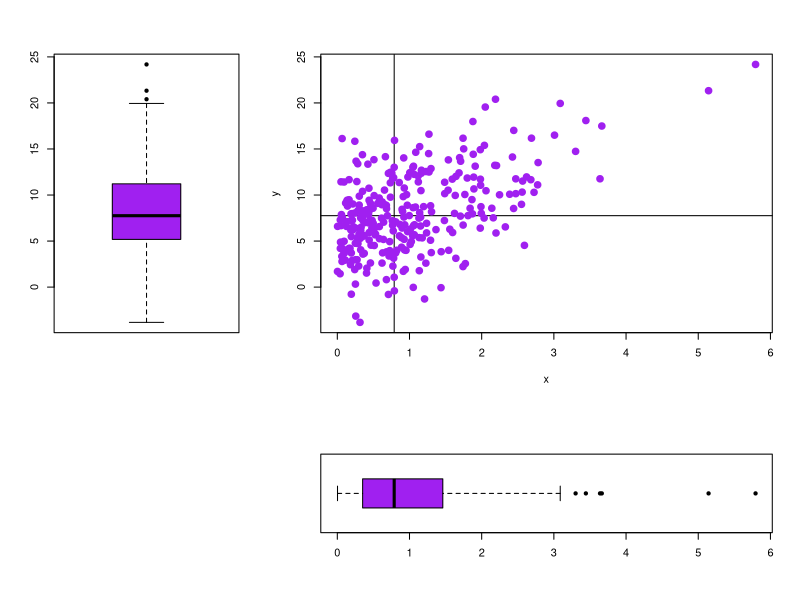

The R script that drew this image:
png("plot_ex5.png",width = 600)
set.seed(14)
x <- rf(300,df1 = 3,df2 = 50)
e <- rnorm(300,mean = 0,sd = 4)
y <- 5 + 3 * x + e
median.x <- median(x)
print(median.x)
median.y <- median(y)
print(median.y)
layout(matrix(c(1,2,2,1,2,2,4,3,3),nrow = 3,byrow = T))
boxplot(y,pch = 20,cex = 1,col = "purple")
plot(x,y,abline(v = median.x,h = median.y,lty = 1),pch = 20,cex = 2,col = "purple")
boxplot(x,pch = 20,cex = 1,horizontal = T,col = "purple")
dev.off()
